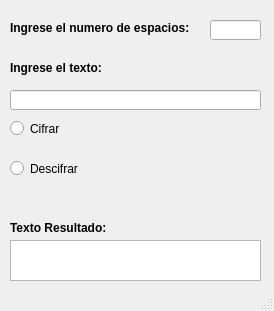
<?xml version="1.0" encoding="UTF-8"?>
<ui version="4.0">
 <class>MainWindow</class>
 <widget class="QMainWindow" name="MainWindow">
  <property name="geometry">
   <rect>
    <x>0</x>
    <y>0</y>
    <width>274</width>
    <height>311</height>
   </rect>
  </property>
  <property name="windowTitle">
   <string>MainWindow</string>
  </property>
  <widget class="QWidget" name="centralwidget">
   <widget class="QLabel" name="labelTextoCifrado">
    <property name="geometry">
     <rect>
      <x>10</x>
      <y>220</y>
      <width>111</width>
      <height>16</height>
     </rect>
    </property>
    <property name="font">
     <font>
      <family>Arial</family>
      <weight>75</weight>
      <bold>true</bold>
     </font>
    </property>
    <property name="text">
     <string>Texto Resultado:</string>
    </property>
   </widget>
   <widget class="QLineEdit" name="e_Texto">
    <property name="geometry">
     <rect>
      <x>10</x>
      <y>90</y>
      <width>251</width>
      <height>20</height>
     </rect>
    </property>
   </widget>
   <widget class="QLabel" name="labelTextoSimple">
    <property name="geometry">
     <rect>
      <x>10</x>
      <y>60</y>
      <width>111</width>
      <height>16</height>
     </rect>
    </property>
    <property name="font">
     <font>
      <family>Arial</family>
      <weight>75</weight>
      <bold>true</bold>
     </font>
    </property>
    <property name="text">
     <string>Ingrese el texto:</string>
    </property>
   </widget>
   <widget class="QLabel" name="labelClave">
    <property name="geometry">
     <rect>
      <x>10</x>
      <y>20</y>
      <width>191</width>
      <height>16</height>
     </rect>
    </property>
    <property name="font">
     <font>
      <family>Arial</family>
      <weight>75</weight>
      <bold>true</bold>
     </font>
    </property>
    <property name="text">
     <string>Ingrese el numero de espacios:</string>
    </property>
   </widget>
   <widget class="QLineEdit" name="e_Espacios">
    <property name="geometry">
     <rect>
      <x>210</x>
      <y>20</y>
      <width>51</width>
      <height>20</height>
     </rect>
    </property>
   </widget>
   <widget class="QRadioButton" name="radioCifrar">
    <property name="geometry">
     <rect>
      <x>10</x>
      <y>120</y>
      <width>82</width>
      <height>17</height>
     </rect>
    </property>
    <property name="text">
     <string>Cifrar</string>
    </property>
   </widget>
   <widget class="QRadioButton" name="radioDescifrar">
    <property name="geometry">
     <rect>
      <x>10</x>
      <y>160</y>
      <width>82</width>
      <height>17</height>
     </rect>
    </property>
    <property name="text">
     <string>Descifrar</string>
    </property>
   </widget>
   <widget class="QPlainTextEdit" name="resultado">
    <property name="enabled">
     <bool>true</bool>
    </property>
    <property name="geometry">
     <rect>
      <x>10</x>
      <y>240</y>
      <width>251</width>
      <height>41</height>
     </rect>
    </property>
    <property name="plainText">
     <string/>
    </property>
   </widget>
  </widget>
  <widget class="QStatusBar" name="statusbar"/>
 </widget>
 <resources/>
 <connections/>
</ui>
